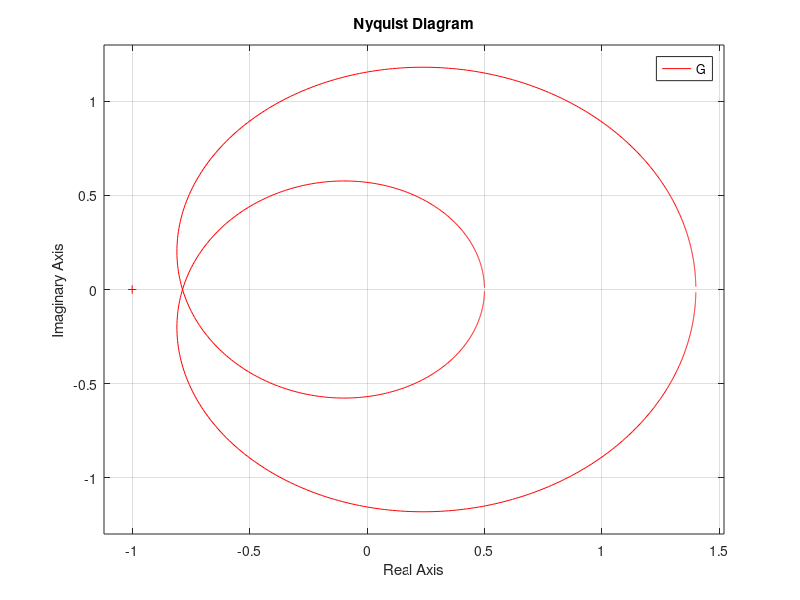

Here is the MATLAB script that generated this plot:
clear all
close all
clc

k=1

s = tf('s')
G = (0.5*k*(s+4)*(s+7)) / ((s-2)*(s-5))
nyquist(G, 'red')

[Gm,Pm,Wcg,Wcp]=margin(G);

margens=[20*log10(Gm),Pm,Wcg,Wcp]